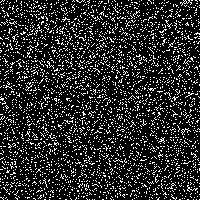
Frame 1 (no input)
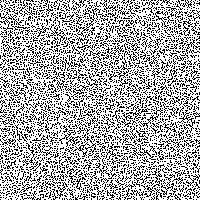
Frame 60 (the mouse pressed at the canvas centre just before this capture)
Frame 120 (the mouse held since frame 60 and released just before this capture): identical to frame 60, image omitted

The Processing sketch that drew these frames (run headless with seeded random() and noise(); from frame 60 on, the mouse is pressed at the canvas centre):

// Processing sketch: sketch_2d_lif2
// ── sketch_2d_lif2.pde
int p[]=new int[40000];
int n[]=new int[40000];
int ne;
void setup(){
  for(int i=0;i<40000;i++){
    n[i]=int(random(0,1.2));
  }
  n[20100]=1;
  n[10180]=1;
  size(200,200);
  background(0);
}
void draw(){
  
  loadPixels();
  for(int i=0;i<40000;i++){
    p[i]=n[i];
  }
  for(int i=0;i<40000;i++){
    pixels[i]=color(p[i]*255,p[i]*255,p[i]*255);
  }
  updatePixels();
  for(int i=1;i<40000;i++){
    ne=(p[a(i)]+p[a(i+1)]+p[a(i-1)]+p[a(i+1+width)]+p[a(i-1+width)]+p[a(i+1-width)]+p[a(i-1-width)]+p[a(i+width)]+p[a(i-width)]);
    if(p[i]==1){
      if(ne<2||ne>3){
        n[i]=1;
      }else{
        n[i]=0;
      }
    }else{
      if(ne<2||ne>3){
        n[i]=0;
      }else{
        n[i]=1;
      }
    }
  } 
  delay(50);
}
int a(int b){
  return((40000+b)%40000);
}
